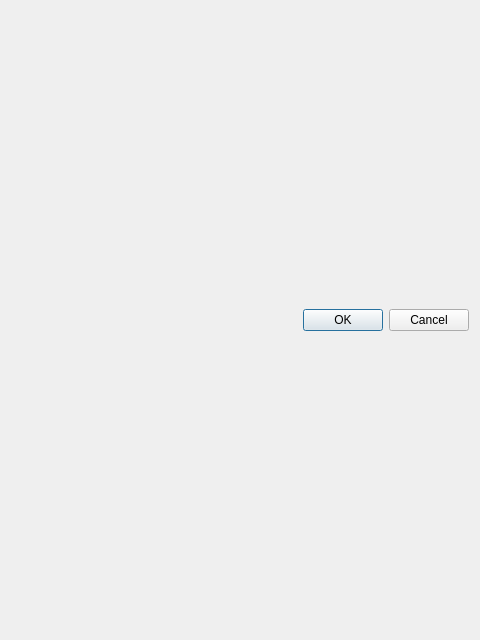
<?xml version="1.0" encoding="UTF-8"?>
<ui version="4.0">
 <class>bookInfoDialog</class>
 <widget class="QDialog" name="bookInfoDialog">
  <property name="geometry">
   <rect>
    <x>0</x>
    <y>0</y>
    <width>480</width>
    <height>640</height>
   </rect>
  </property>
  <property name="windowTitle">
   <string>Dialog</string>
  </property>
  <layout class="QGridLayout" name="gridLayout">
   <item row="0" column="0">
    <widget class="QDialogButtonBox" name="buttonBox">
     <property name="orientation">
      <enum>Qt::Horizontal</enum>
     </property>
     <property name="standardButtons">
      <set>QDialogButtonBox::Cancel|QDialogButtonBox::Ok</set>
     </property>
    </widget>
   </item>
  </layout>
 </widget>
 <resources/>
 <connections>
  <connection>
   <sender>buttonBox</sender>
   <signal>accepted()</signal>
   <receiver>bookInfoDialog</receiver>
   <slot>accept()</slot>
   <hints>
    <hint type="sourcelabel">
     <x>248</x>
     <y>254</y>
    </hint>
    <hint type="destinationlabel">
     <x>157</x>
     <y>274</y>
    </hint>
   </hints>
  </connection>
  <connection>
   <sender>buttonBox</sender>
   <signal>rejected()</signal>
   <receiver>bookInfoDialog</receiver>
   <slot>reject()</slot>
   <hints>
    <hint type="sourcelabel">
     <x>316</x>
     <y>260</y>
    </hint>
    <hint type="destinationlabel">
     <x>286</x>
     <y>274</y>
    </hint>
   </hints>
  </connection>
 </connections>
</ui>
